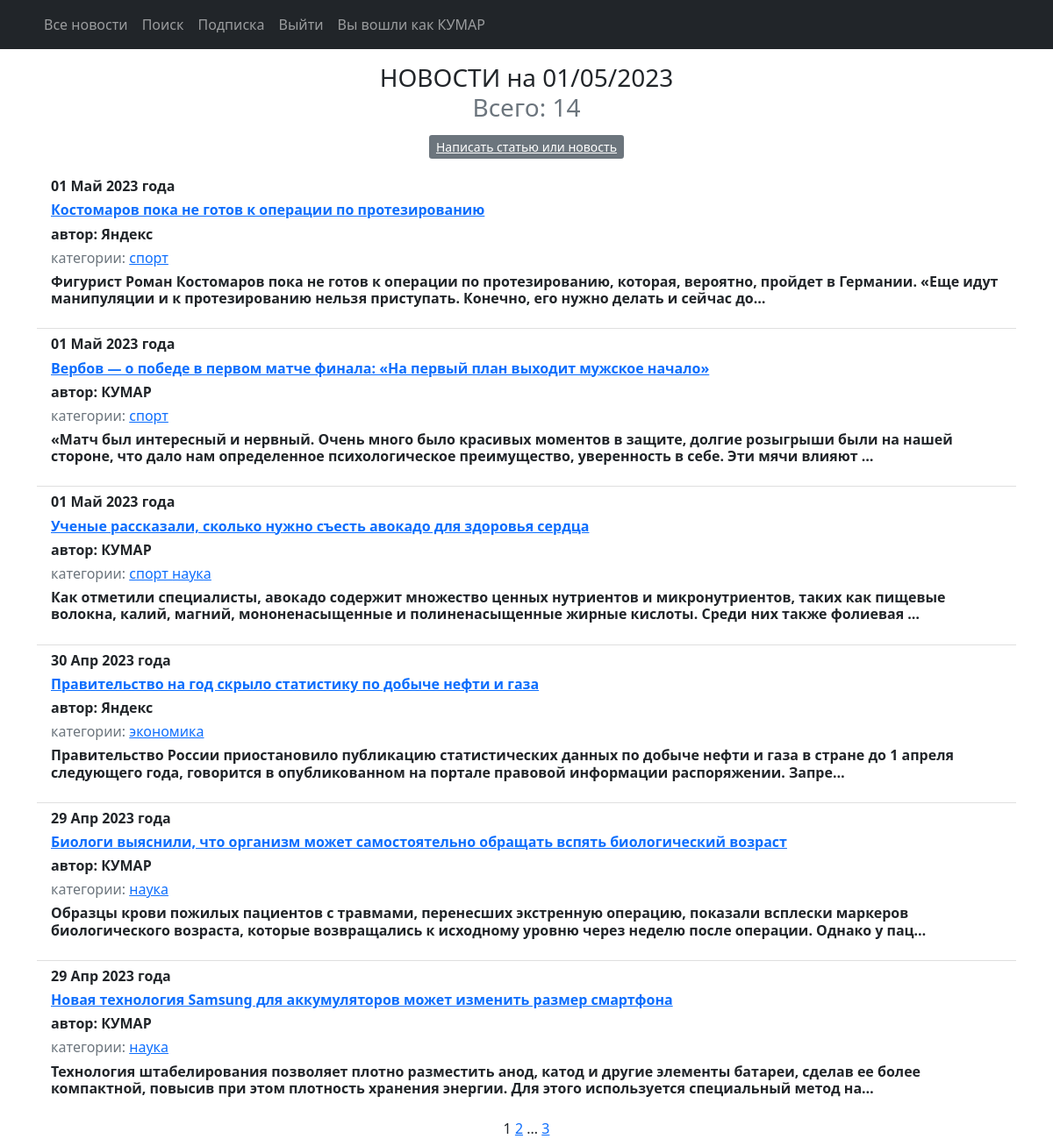
The app's page / (signed in), older data.
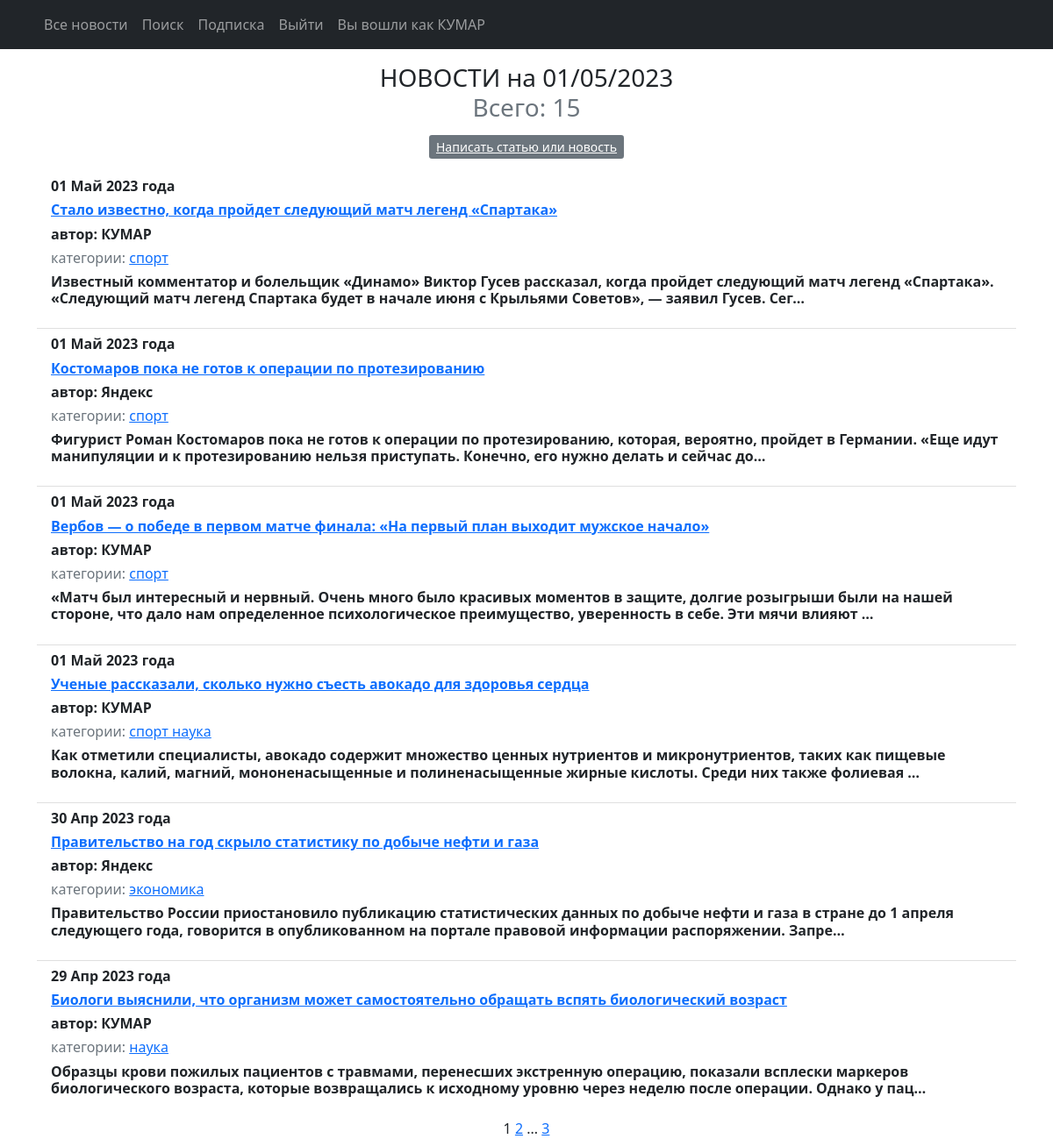
The same page, newer data.
### news/models.py (models this page shows, shortened)
class Post(models.Model):
    NEWS = 'NW'
    ARTICLE = 'AR'
    CATEGORY_CHOICES = (
        (NEWS, 'Новость'),
        (ARTICLE, 'Статья'),
    )
    author = models.ForeignKey(Author, on_delete=models.CASCADE)
    categoryType = models.CharField(max_length=2, choices=CATEGORY_CHOICES, default=ARTICLE)
    date = models.DateTimeField(auto_now_add=True)
    category = models.ManyToManyField(Category, through='PostCategory')
    title = models.CharField(max_length=255)
    text = models.TextField()
    rating = models.SmallIntegerField(default=0)
    class Meta:
        verbose_name = 'Новость'
        verbose_name_plural = 'Новости'

class Author(models.Model):
    authorUser = models.OneToOneField(User, on_delete=models.CASCADE)
    ratingAuthor = models.IntegerField(default=0)
    class Meta:
        verbose_name = 'Автор'
        verbose_name_plural = 'Авторы'
    def __str__(self):
        return f'{self.authorUser}'

class Category(models.Model):
    name = models.CharField(max_length=64, unique=True)
    subscribers = models.ManyToManyField(User, blank=True, related_name='categories', through='Subscriber')
    class Meta:
        verbose_name = 'Категория'
        verbose_name_plural = 'Категории'

### news/views.py (the view)
# urls.py: path('', PostList.as_view(), name='post_list'),
class PostList(LoginRequiredMixin, ListView):
    model = Post
    ordering = '-date'
    template_name = 'news.html'
    context_object_name = 'news'
    paginate_by = 6
    def get_queryset(self):
        queryset = super().get_queryset()
        self.filterset = PostFilter(self.request.GET, queryset)
        return self.filterset.qs
    def get_context_data(self, **kwargs):
        context = super().get_context_data(**kwargs)
        context['time_now'] = datetime.utcnow()
        context['is_author'] = self.request.user.groups.filter(name='authors').exists()
        return context

### news/templatetags/custom_filters.py (called while the page is built)
@register.filter()
def censor(value):
    text = value
    for r in replacements.items():
        text = text.replace(r[0], r[1])
    return text

### news/templatetags/custom_tags.py (called while the page is built)
@register.simple_tag()
def now(format_string='%d/%m/%Y'):
    return datetime.utcnow().strftime(format_string)

@register.simple_tag(takes_context=True)
def url_replace(context, **kwargs):
    d = context['request'].GET.copy()
    for k, v in kwargs.items():
        d[k] = v
    return d.urlencode()

### news/templates/news.html (shortened to what this page needs)
{% extends 'default.html' %}
{% load custom_filters %}
{% load custom_tags %}
{% block content %}
<h3 class="text-normal fs-12">НОВОСТИ на {% now %}
    <p><span class="text-muted fs-8 fw-normal">Всего: {{ page_obj.paginator.count }} </span></p></h3>
{% if perms.news.add_post %}
<p class="text-center">
    <a href="{% url 'post_create' %}" class="btn-secondary btn-sm">Написать статью или новость</a>
</p>
{% endif %}
{% if news %}
<ul class="list-group list-group-flush">
    {% for c in news.all %}
    <li class="list-group-item">
        <h6 align="left"<small class="fw-bold">{{ c.date | date:'d M Y'}} года</small></h6>
        <h6 align="left"<small class="fw-bold"><a href="{% url 'post' c.id %}">{{ c.title | censor }}</a></small></h6>
        <h6 align="left"<small class="fw-bold">автор: {{ c.author }}</small> <br></h6>
        <h6 align="left"<small class="text-muted">категории:</small>
            {% for category in c.category.all %}
            <a href="{% url 'category_list' category.id %}">
                {{ category.name }}
            </a>
            {% endfor %}
        <h6 align="left"<small class="fw-bold">{{ c.text | truncatechars:210 }}</p>
    </li>
    {% endfor %}
</ul>
{% else %}
<h2>Новостей нет!</h2>
{% endif %}
{{ page_obj.number }}
{% if page_obj.has_next %}
<a href="?{% url_replace page=page_obj.next_page_number %}">{{ page_obj.next_page_number }}</a>
{% if paginator.num_pages != page_obj.next_page_number %}
...
<a href="?{% url_replace page=page_obj.paginator.num_pages %}">{{ page_obj.paginator.num_pages }}</a>
{% endif %}
{% endif %}
{% endblock content %}

### templates/default.html (shortened to what this page needs)
<!DOCTYPE html>
<html>
<head>
    {% load static %}
    {% load custom_filters %}
    {% load custom_tags %}
    <link href="{% static 'css/styles.css' %}" rel="stylesheet"/>
</head>
<body>
<nav class="navbar navbar-expand-lg navbar-dark bg-dark static-top">
    <div class="container">
        <div class="collapse navbar-collapse" id="navbarResponsive">
            <ul class="navbar-nav ml-auto">
                <li class="nav-item active">
                    <a class="nav-link" href="/news">Все новости</a>
                <li class="nav-item active">
                    <a class="nav-link" href="/news/search">Поиск</a>
                <li class="nav-item">
                    <a class="nav-link" href="/subscriptions/">Подписка</a>
                    {% if user.username %}
                <li class="nav-item">
                    <a class="nav-link" href="/accounts/logout">Выйти</a>
                <li class="nav-item">
                    <a class="nav-link" href="/news">Вы вошли как {{ user.username }}</a>
                    {% else %}
                <li class="nav-item">
                    <a class="nav-link" href="/accounts/login">Войти</a>
                    {% endif %}
                </li>
        </div>
    </div>
</nav>
<div class="container">
    <div class="row">
        <div class="col-lg-16 text-center">
            {% block content %}
            {% endblock content %}
        </div>
    </div>
</div>
</body>
</html>

Row changes from the older to the newer data that the page shows:
no longer on this page (row unchanged): Post: date "29 Апр 2023", title|censor "Новая технология Samsung для аккумуляторов может изменить размер смартфона", author "КУМАР", text "Технология штабелирования позволяет плотно разместить анод, катод и другие элементы батареи, сделав ее более компактной, повысив при этом плотность хранения энергии. Для этого используется специальный метод на…", Category (name "наука")
added Post: date "01 Май 2023", title|censor "Стало известно, когда пройдет следующий матч легенд «Спартака»", author "КУМАР", text "Известный комментатор и болельщик «Динамо» Виктор Гусев рассказал, когда пройдет следующий матч легенд «Спартака». «Следующий матч легенд Спартака будет в начале июня с Крыльями Советов», — заявил Гусев. Сег…", Category (name "спорт")
Text that changed along with them:
{{ page_obj.paginator.count }}: "14" → "15"
